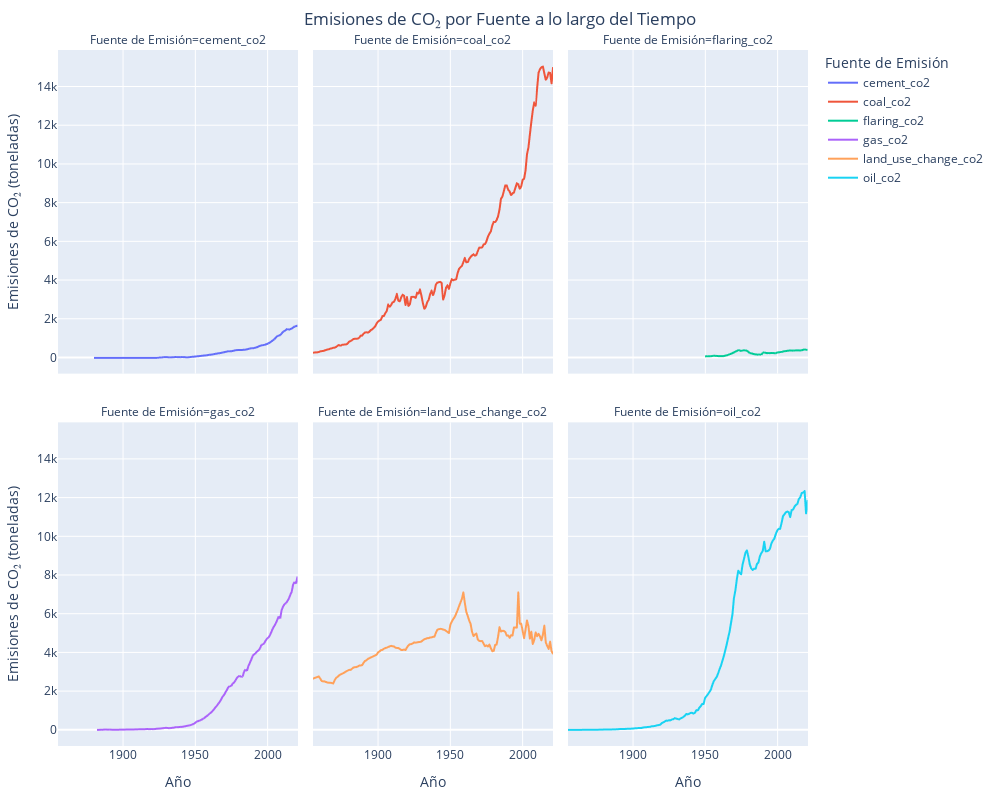

This figure's notebook cell:
### Code cell
fig = px.line(df_emission_long, 
              x="year", 
              y="emission_value", 
              color="emission_source", 
              facet_col="emission_source",    
              facet_col_wrap=3,               
              title="Emisiones de CO₂ por Fuente a lo largo del Tiempo",
              labels={"year": "Año", "emission_value": "Emisiones de CO₂ (toneladas)", "emission_source": "Fuente de Emisión"},
              width=1000,
              height=700)
fig.update_layout(
    margin=dict(t=50, b=50, r=50, l=50),  
    height=800,                      
    title_x=0.5,                         
)

fig.show()

### Figure 1 — Plotly figure (JSON) as saved in the notebook; plotly's stock layout.template omitted (floating-point values rounded to 4 significant figures; data arrays with more than 128 entries replaced by an {"elided": "..."} marker saying what was removed)
{"data": [{"hovertemplate": "Fuente de Emisión=cement_co2<br>Año=%{x}<br>Emisiones de CO₂ (toneladas)=%{y}<extra></extra>", "legendgroup": "cement_co2", "line": {"color": "#636efa", "dash": "solid"}, "marker": {"symbol": "circle"}, "mode": "lines", "name": "cement_co2", "showlegend": true, "type": "scattergl", "x": {"elided": "167 int values"}, "xaxis": "x4", "y": {"elided": "167 float values"}, "yaxis": "y4"}, {"hovertemplate": "Fuente de Emisión=coal_co2<br>Año=%{x}<br>Emisiones de CO₂ (toneladas)=%{y}<extra></extra>", "legendgroup": "coal_co2", "line": {"color": "#EF553B", "dash": "solid"}, "marker": {"symbol": "circle"}, "mode": "lines", "name": "coal_co2", "showlegend": true, "type": "scattergl", "x": {"elided": "167 int values"}, "xaxis": "x5", "y": {"elided": "167 float values"}, "yaxis": "y5"}, {"hovertemplate": "Fuente de Emisión=flaring_co2<br>Año=%{x}<br>Emisiones de CO₂ (toneladas)=%{y}<extra></extra>", "legendgroup": "flaring_co2", "line": {"color": "#00cc96", "dash": "solid"}, "marker": {"symbol": "circle"}, "mode": "lines", "name": "flaring_co2", "showlegend": true, "type": "scattergl", "x": {"elided": "167 int values"}, "xaxis": "x6", "y": {"elided": "167 float values"}, "yaxis": "y6"}, {"hovertemplate": "Fuente de Emisión=gas_co2<br>Año=%{x}<br>Emisiones de CO₂ (toneladas)=%{y}<extra></extra>", "legendgroup": "gas_co2", "line": {"color": "#ab63fa", "dash": "solid"}, "marker": {"symbol": "circle"}, "mode": "lines", "name": "gas_co2", "showlegend": true, "type": "scattergl", "x": {"elided": "167 int values"}, "xaxis": "x", "y": {"elided": "167 float values"}, "yaxis": "y"}, {"hovertemplate": "Fuente de Emisión=land_use_change_co2<br>Año=%{x}<br>Emisiones de CO₂ (toneladas)=%{y}<extra></extra>", "legendgroup": "land_use_change_co2", "line": {"color": "#FFA15A", "dash": "solid"}, "marker": {"symbol": "circle"}, "mode": "lines", "name": "land_use_change_co2", "showlegend": true, "type": "scattergl", "x": {"elided": "167 int values"}, "xaxis": "x2", "y": {"elided": "167 float values"}, "yaxis": "y2"}, {"hovertemplate": "Fuente de Emisión=oil_co2<br>Año=%{x}<br>Emisiones de CO₂ (toneladas)=%{y}<extra></extra>", "legendgroup": "oil_co2", "line": {"color": "#19d3f3", "dash": "solid"}, "marker": {"symbol": "circle"}, "mode": "lines", "name": "oil_co2", "showlegend": true, "type": "scattergl", "x": {"elided": "167 int values"}, "xaxis": "x3", "y": {"elided": "167 float values"}, "yaxis": "y3"}], "layout": {"annotations": [{"font": {}, "showarrow": false, "text": "Fuente de Emisión=gas_co2", "x": 0.16, "xanchor": "center", "xref": "paper", "y": 0.465, "yanchor": "bottom", "yref": "paper"}, {"font": {}, "showarrow": false, "text": "Fuente de Emisión=land_use_change_co2", "x": 0.5, "xanchor": "center", "xref": "paper", "y": 0.465, "yanchor": "bottom", "yref": "paper"}, {"font": {}, "showarrow": false, "text": "Fuente de Emisión=oil_co2", "x": 0.84, "xanchor": "center", "xref": "paper", "y": 0.465, "yanchor": "bottom", "yref": "paper"}, {"font": {}, "showarrow": false, "text": "Fuente de Emisión=cement_co2", "x": 0.16, "xanchor": "center", "xref": "paper", "y": 1.0, "yanchor": "bottom", "yref": "paper"}, {"font": {}, "showarrow": false, "text": "Fuente de Emisión=coal_co2", "x": 0.5, "xanchor": "center", "xref": "paper", "y": 1.0, "yanchor": "bottom", "yref": "paper"}, {"font": {}, "showarrow": false, "text": "Fuente de Emisión=flaring_co2", "x": 0.84, "xanchor": "center", "xref": "paper", "y": 1.0, "yanchor": "bottom", "yref": "paper"}], "height": 800, "legend": {"title": {"text": "Fuente de Emisión"}, "tracegroupgap": 0}, "margin": {"b": 50, "l": 50, "r": 50, "t": 50}, "title": {"text": "Emisiones de CO₂ por Fuente a lo largo del Tiempo", "x": 0.5}, "width": 1000, "xaxis": {"anchor": "y", "autorange": true, "domain": [0, 0.32], "range": [1855, 2021], "title": {"text": "Año"}, "type": "linear"}, "xaxis2": {"anchor": "y2", "autorange": true, "domain": [0.34, 0.66], "matches": "x", "range": [1855, 2021], "title": {"text": "Año"}, "type": "linear"}, "xaxis3": {"anchor": "y3", "autorange": true, "domain": [0.68, 1.0], "matches": "x", "range": [1855, 2021], "title": {"text": "Año"}, "type": "linear"}, "xaxis4": {"anchor": "y4", "autorange": true, "domain": [0, 0.32], "matches": "x", "range": [1855, 2021], "showticklabels": false, "type": "linear"}, "xaxis5": {"anchor": "y5", "autorange": true, "domain": [0.34, 0.66], "matches": "x", "range": [1855, 2021], "showticklabels": false, "type": "linear"}, "xaxis6": {"anchor": "y6", "autorange": true, "domain": [0.68, 1.0], "matches": "x", "range": [1855, 2021], "showticklabels": false, "type": "linear"}, "yaxis": {"anchor": "x", "autorange": true, "domain": [0, 0.465], "range": [-836.2, 15890.0], "title": {"text": "Emisiones de CO₂ (toneladas)"}, "type": "linear"}, "yaxis2": {"anchor": "x2", "autorange": true, "domain": [0, 0.465], "matches": "y", "range": [-836.2, 15890.0], "showticklabels": false, "type": "linear"}, "yaxis3": {"anchor": "x3", "autorange": true, "domain": [0, 0.465], "matches": "y", "range": [-836.2, 15890.0], "showticklabels": false, "type": "linear"}, "yaxis4": {"anchor": "x4", "autorange": true, "domain": [0.535, 1.0], "matches": "y", "range": [-836.2, 15890.0], "title": {"text": "Emisiones de CO₂ (toneladas)"}, "type": "linear"}, "yaxis5": {"anchor": "x5", "autorange": true, "domain": [0.535, 1.0], "matches": "y", "range": [-836.2, 15890.0], "showticklabels": false, "type": "linear"}, "yaxis6": {"anchor": "x6", "autorange": true, "domain": [0.535, 1.0], "matches": "y", "range": [-836.2, 15890.0], "showticklabels": false, "type": "linear"}}}
